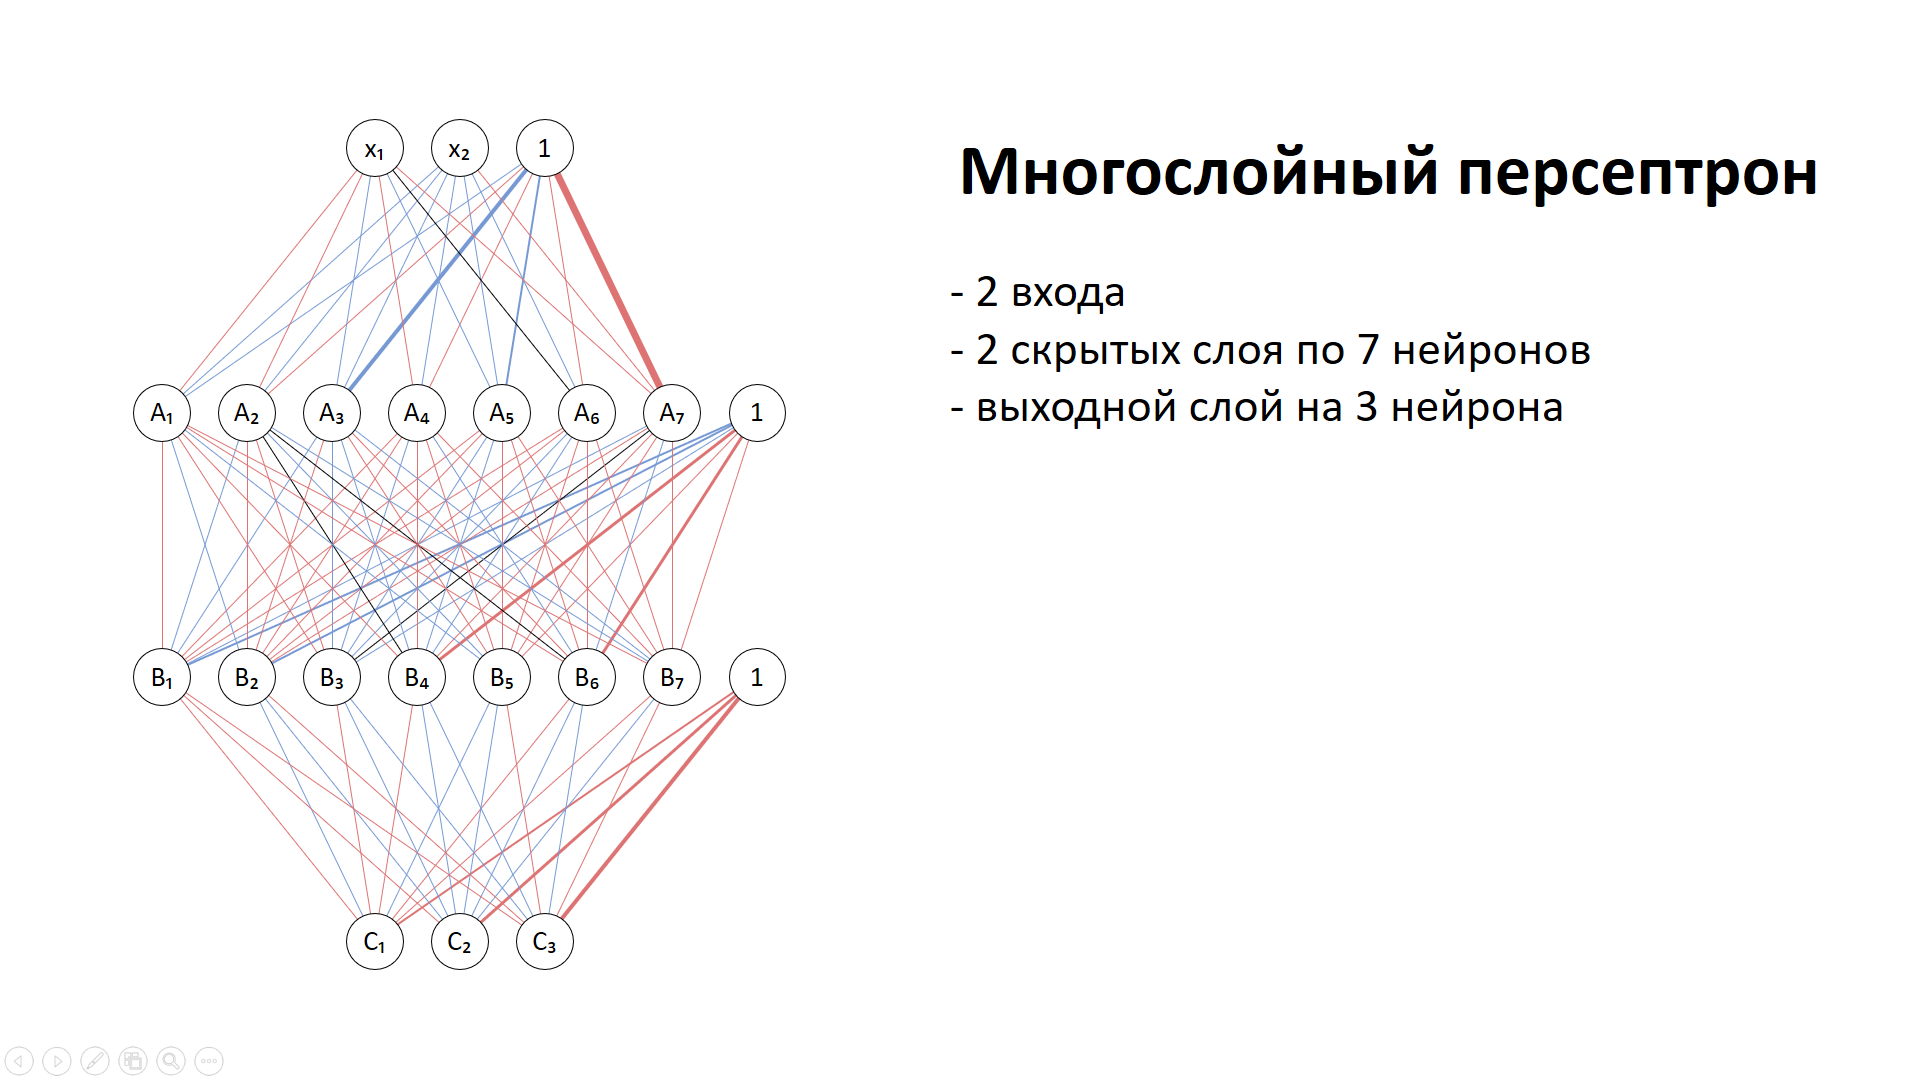

The script that saved this image:
import tempfile

from presentation import Presentation


def main() -> None:
    with tempfile.TemporaryDirectory() as temp_path:
        presentation = Presentation(presentation_path="../empty.pptx", work_path=temp_path)

        presentation.add_shapes(shapes=[
            {"shape": "line", "x1": 2.85, "y1": 7.27, "x2": 6.6, "y2": 2.6, "stroke": "#dd7373", "thickness": 0.63},
            {"shape": "line", "x1": 2.85, "y1": 7.27, "x2": 8.1, "y2": 2.6, "stroke": "#7699d4", "thickness": 0.48},
            {"shape": "line", "x1": 2.85, "y1": 7.27, "x2": 9.6, "y2": 2.6, "stroke": "#7699d4", "thickness": 0.51},
            {"shape": "line", "x1": 4.35, "y1": 7.27, "x2": 6.6, "y2": 2.6, "stroke": "#dd7373", "thickness": 0.7},
            {"shape": "line", "x1": 4.35, "y1": 7.27, "x2": 8.1, "y2": 2.6, "stroke": "#7699d4", "thickness": 0.31},
            {"shape": "line", "x1": 4.35, "y1": 7.27, "x2": 9.6, "y2": 2.6, "stroke": "#dd7373", "thickness": 0.55},
            {"shape": "line", "x1": 5.85, "y1": 7.27, "x2": 6.6, "y2": 2.6, "stroke": "#7699d4", "thickness": 0.07},
            {"shape": "line", "x1": 5.85, "y1": 7.27, "x2": 8.1, "y2": 2.6, "stroke": "#7699d4", "thickness": 0.68},
            {"shape": "line", "x1": 5.85, "y1": 7.27, "x2": 9.6, "y2": 2.6, "stroke": "#7699d4", "thickness": 2.1},
            {"shape": "line", "x1": 7.35, "y1": 7.27, "x2": 6.6, "y2": 2.6, "stroke": "#dd7373", "thickness": 0.52},
            {"shape": "line", "x1": 7.35, "y1": 7.27, "x2": 8.1, "y2": 2.6, "stroke": "#7699d4", "thickness": 0.12},
            {"shape": "line", "x1": 7.35, "y1": 7.27, "x2": 9.6, "y2": 2.6, "stroke": "#dd7373", "thickness": 0.55},
            {"shape": "line", "x1": 8.85, "y1": 7.27, "x2": 6.6, "y2": 2.6, "stroke": "#7699d4", "thickness": 0.04},
            {"shape": "line", "x1": 8.85, "y1": 7.27, "x2": 8.1, "y2": 2.6, "stroke": "#7699d4", "thickness": 0.66},
            {"shape": "line", "x1": 8.85, "y1": 7.27, "x2": 9.6, "y2": 2.6, "stroke": "#7699d4", "thickness": 1.08},
            {"shape": "line", "x1": 10.35, "y1": 7.27, "x2": 6.6, "y2": 2.6, "stroke": "#000000", "thickness": 0.03},
            {"shape": "line", "x1": 10.35, "y1": 7.27, "x2": 8.1, "y2": 2.6, "stroke": "#7699d4", "thickness": 0.07},
            {"shape": "line", "x1": 10.35, "y1": 7.27, "x2": 9.6, "y2": 2.6, "stroke": "#dd7373", "thickness": 0.23},
            {"shape": "line", "x1": 11.85, "y1": 7.27, "x2": 6.6, "y2": 2.6, "stroke": "#dd7373", "thickness": 0.6},
            {"shape": "line", "x1": 11.85, "y1": 7.27, "x2": 8.1, "y2": 2.6, "stroke": "#dd7373", "thickness": 0.64},
            {"shape": "line", "x1": 11.85, "y1": 7.27, "x2": 9.6, "y2": 2.6, "stroke": "#dd7373", "thickness": 3.31},
            {"shape": "line", "x1": 2.85, "y1": 11.93, "x2": 2.85, "y2": 7.27, "stroke": "#dd7373", "thickness": 0.15},
            {"shape": "line", "x1": 2.85, "y1": 11.93, "x2": 4.35, "y2": 7.27, "stroke": "#7699d4", "thickness": 0.3},
            {"shape": "line", "x1": 2.85, "y1": 11.93, "x2": 5.85, "y2": 7.27, "stroke": "#7699d4", "thickness": 0.12},
            {"shape": "line", "x1": 2.85, "y1": 11.93, "x2": 7.35, "y2": 7.27, "stroke": "#dd7373", "thickness": 0.06},
            {"shape": "line", "x1": 2.85, "y1": 11.93, "x2": 8.85, "y2": 7.27, "stroke": "#dd7373", "thickness": 0.11},
            {"shape": "line", "x1": 2.85, "y1": 11.93, "x2": 10.35, "y2": 7.27, "stroke": "#dd7373", "thickness": 0.18},
            {"shape": "line", "x1": 2.85, "y1": 11.93, "x2": 11.85, "y2": 7.27, "stroke": "#7699d4", "thickness": 0.28},
            {"shape": "line", "x1": 2.85, "y1": 11.93, "x2": 13.35, "y2": 7.27, "stroke": "#7699d4", "thickness": 0.89},
            {"shape": "line", "x1": 4.35, "y1": 11.93, "x2": 2.85, "y2": 7.27, "stroke": "#7699d4", "thickness": 0.11},
            {"shape": "line", "x1": 4.35, "y1": 11.93, "x2": 4.35, "y2": 7.27, "stroke": "#dd7373", "thickness": 0.2},
            {"shape": "line", "x1": 4.35, "y1": 11.93, "x2": 5.85, "y2": 7.27, "stroke": "#dd7373", "thickness": 0.09},
            {"shape": "line", "x1": 4.35, "y1": 11.93, "x2": 7.35, "y2": 7.27, "stroke": "#dd7373", "thickness": 0.28},
            {"shape": "line", "x1": 4.35, "y1": 11.93, "x2": 8.85, "y2": 7.27, "stroke": "#dd7373", "thickness": 0.16},
            {"shape": "line", "x1": 4.35, "y1": 11.93, "x2": 10.35, "y2": 7.27, "stroke": "#dd7373", "thickness": 0.09},
            {"shape": "line", "x1": 4.35, "y1": 11.93, "x2": 11.85, "y2": 7.27, "stroke": "#dd7373", "thickness": 0.24},
            {"shape": "line", "x1": 4.35, "y1": 11.93, "x2": 13.35, "y2": 7.27, "stroke": "#7699d4", "thickness": 1.13},
            {"shape": "line", "x1": 5.85, "y1": 11.93, "x2": 2.85, "y2": 7.27, "stroke": "#dd7373", "thickness": 0.32},
            {"shape": "line", "x1": 5.85, "y1": 11.93, "x2": 4.35, "y2": 7.27, "stroke": "#dd7373", "thickness": 0.09},
            {"shape": "line", "x1": 5.85, "y1": 11.93, "x2": 5.85, "y2": 7.27, "stroke": "#7699d4", "thickness": 0.16},
            {"shape": "line", "x1": 5.85, "y1": 11.93, "x2": 7.35, "y2": 7.27, "stroke": "#7699d4", "thickness": 0.32},
            {"shape": "line", "x1": 5.85, "y1": 11.93, "x2": 8.85, "y2": 7.27, "stroke": "#7699d4", "thickness": 0.09},
            {"shape": "line", "x1": 5.85, "y1": 11.93, "x2": 10.35, "y2": 7.27, "stroke": "#7699d4", "thickness": 0.14},
            {"shape": "line", "x1": 5.85, "y1": 11.93, "x2": 11.85, "y2": 7.27, "stroke": "#000000", "thickness": 0.03},
            {"shape": "line", "x1": 5.85, "y1": 11.93, "x2": 13.35, "y2": 7.27, "stroke": "#7699d4", "thickness": 0.68},
            {"shape": "line", "x1": 7.35, "y1": 11.93, "x2": 2.85, "y2": 7.27, "stroke": "#dd7373", "thickness": 0.22},
            {"shape": "line", "x1": 7.35, "y1": 11.93, "x2": 4.35, "y2": 7.27, "stroke": "#000000", "thickness": 0.03},
            {"shape": "line", "x1": 7.35, "y1": 11.93, "x2": 5.85, "y2": 7.27, "stroke": "#7699d4", "thickness": 0.09},
            {"shape": "line", "x1": 7.35, "y1": 11.93, "x2": 7.35, "y2": 7.27, "stroke": "#dd7373", "thickness": 0.23},
            {"shape": "line", "x1": 7.35, "y1": 11.93, "x2": 8.85, "y2": 7.27, "stroke": "#7699d4", "thickness": 0.04},
            {"shape": "line", "x1": 7.35, "y1": 11.93, "x2": 10.35, "y2": 7.27, "stroke": "#7699d4", "thickness": 0.03},
            {"shape": "line", "x1": 7.35, "y1": 11.93, "x2": 11.85, "y2": 7.27, "stroke": "#dd7373", "thickness": 0.19},
            {"shape": "line", "x1": 7.35, "y1": 11.93, "x2": 13.35, "y2": 7.27, "stroke": "#dd7373", "thickness": 1.58},
            {"shape": "line", "x1": 8.85, "y1": 11.93, "x2": 2.85, "y2": 7.27, "stroke": "#7699d4", "thickness": 0.09},
            {"shape": "line", "x1": 8.85, "y1": 11.93, "x2": 4.35, "y2": 7.27, "stroke": "#7699d4", "thickness": 0.19},
            {"shape": "line", "x1": 8.85, "y1": 11.93, "x2": 5.85, "y2": 7.27, "stroke": "#dd7373", "thickness": 0.26},
            {"shape": "line", "x1": 8.85, "y1": 11.93, "x2": 7.35, "y2": 7.27, "stroke": "#dd7373", "thickness": 0.37},
            {"shape": "line", "x1": 8.85, "y1": 11.93, "x2": 8.85, "y2": 7.27, "stroke": "#dd7373", "thickness": 0.3},
            {"shape": "line", "x1": 8.85, "y1": 11.93, "x2": 10.35, "y2": 7.27, "stroke": "#dd7373", "thickness": 0.22},
            {"shape": "line", "x1": 8.85, "y1": 11.93, "x2": 11.85, "y2": 7.27, "stroke": "#dd7373", "thickness": 0.3},
            {"shape": "line", "x1": 8.85, "y1": 11.93, "x2": 13.35, "y2": 7.27, "stroke": "#dd7373", "thickness": 0.41},
            {"shape": "line", "x1": 10.35, "y1": 11.93, "x2": 2.85, "y2": 7.27, "stroke": "#dd7373", "thickness": 0.26},
            {"shape": "line", "x1": 10.35, "y1": 11.93, "x2": 4.35, "y2": 7.27, "stroke": "#000000", "thickness": 0.03},
            {"shape": "line", "x1": 10.35, "y1": 11.93, "x2": 5.85, "y2": 7.27, "stroke": "#dd7373", "thickness": 0.13},
            {"shape": "line", "x1": 10.35, "y1": 11.93, "x2": 7.35, "y2": 7.27, "stroke": "#7699d4", "thickness": 0.34},
            {"shape": "line", "x1": 10.35, "y1": 11.93, "x2": 8.85, "y2": 7.27, "stroke": "#dd7373", "thickness": 0.25},
            {"shape": "line", "x1": 10.35, "y1": 11.93, "x2": 10.35, "y2": 7.27, "stroke": "#dd7373", "thickness": 0.38},
            {"shape": "line", "x1": 10.35, "y1": 11.93, "x2": 11.85, "y2": 7.27, "stroke": "#7699d4", "thickness": 0.07},
            {"shape": "line", "x1": 10.35, "y1": 11.93, "x2": 13.35, "y2": 7.27, "stroke": "#dd7373", "thickness": 1.58},
            {"shape": "line", "x1": 11.85, "y1": 11.93, "x2": 2.85, "y2": 7.27, "stroke": "#dd7373", "thickness": 0.3},
            {"shape": "line", "x1": 11.85, "y1": 11.93, "x2": 4.35, "y2": 7.27, "stroke": "#7699d4", "thickness": 0.33},
            {"shape": "line", "x1": 11.85, "y1": 11.93, "x2": 5.85, "y2": 7.27, "stroke": "#7699d4", "thickness": 0.29},
            {"shape": "line", "x1": 11.85, "y1": 11.93, "x2": 7.35, "y2": 7.27, "stroke": "#dd7373", "thickness": 0.15},
            {"shape": "line", "x1": 11.85, "y1": 11.93, "x2": 8.85, "y2": 7.27, "stroke": "#dd7373", "thickness": 0.03},
            {"shape": "line", "x1": 11.85, "y1": 11.93, "x2": 10.35, "y2": 7.27, "stroke": "#dd7373", "thickness": 0.07},
            {"shape": "line", "x1": 11.85, "y1": 11.93, "x2": 11.85, "y2": 7.27, "stroke": "#dd7373", "thickness": 0.3},
            {"shape": "line", "x1": 11.85, "y1": 11.93, "x2": 13.35, "y2": 7.27, "stroke": "#dd7373", "thickness": 0.42},
            {"shape": "line", "x1": 6.6, "y1": 16.6, "x2": 2.85, "y2": 11.93, "stroke": "#dd7373", "thickness": 0.09},
            {"shape": "line", "x1": 6.6, "y1": 16.6, "x2": 4.35, "y2": 11.93, "stroke": "#7699d4", "thickness": 0.04},
            {"shape": "line", "x1": 6.6, "y1": 16.6, "x2": 5.85, "y2": 11.93, "stroke": "#dd7373", "thickness": 0.11},
            {"shape": "line", "x1": 6.6, "y1": 16.6, "x2": 7.35, "y2": 11.93, "stroke": "#dd7373", "thickness": 0.3},
            {"shape": "line", "x1": 6.6, "y1": 16.6, "x2": 8.85, "y2": 11.93, "stroke": "#7699d4", "thickness": 0.18},
            {"shape": "line", "x1": 6.6, "y1": 16.6, "x2": 10.35, "y2": 11.93, "stroke": "#dd7373", "thickness": 0.37},
            {"shape": "line", "x1": 6.6, "y1": 16.6, "x2": 11.85, "y2": 11.93, "stroke": "#dd7373", "thickness": 0.12},
            {"shape": "line", "x1": 6.6, "y1": 16.6, "x2": 13.35, "y2": 11.93, "stroke": "#dd7373", "thickness": 0.78},
            {"shape": "line", "x1": 8.1, "y1": 16.6, "x2": 2.85, "y2": 11.93, "stroke": "#dd7373", "thickness": 0.26},
            {"shape": "line", "x1": 8.1, "y1": 16.6, "x2": 4.35, "y2": 11.93, "stroke": "#7699d4", "thickness": 0.06},
            {"shape": "line", "x1": 8.1, "y1": 16.6, "x2": 5.85, "y2": 11.93, "stroke": "#7699d4", "thickness": 0.18},
            {"shape": "line", "x1": 8.1, "y1": 16.6, "x2": 7.35, "y2": 11.93, "stroke": "#7699d4", "thickness": 0.22},
            {"shape": "line", "x1": 8.1, "y1": 16.6, "x2": 8.85, "y2": 11.93, "stroke": "#7699d4", "thickness": 0.2},
            {"shape": "line", "x1": 8.1, "y1": 16.6, "x2": 10.35, "y2": 11.93, "stroke": "#7699d4", "thickness": 0.26},
            {"shape": "line", "x1": 8.1, "y1": 16.6, "x2": 11.85, "y2": 11.93, "stroke": "#7699d4", "thickness": 0.06},
            {"shape": "line", "x1": 8.1, "y1": 16.6, "x2": 13.35, "y2": 11.93, "stroke": "#dd7373", "thickness": 1.6},
            {"shape": "line", "x1": 9.6, "y1": 16.6, "x2": 2.85, "y2": 11.93, "stroke": "#dd7373", "thickness": 0.25},
            {"shape": "line", "x1": 9.6, "y1": 16.6, "x2": 4.35, "y2": 11.93, "stroke": "#dd7373", "thickness": 0.13},
            {"shape": "line", "x1": 9.6, "y1": 16.6, "x2": 5.85, "y2": 11.93, "stroke": "#7699d4", "thickness": 0.05},
            {"shape": "line", "x1": 9.6, "y1": 16.6, "x2": 7.35, "y2": 11.93, "stroke": "#7699d4", "thickness": 0.2},
            {"shape": "line", "x1": 9.6, "y1": 16.6, "x2": 8.85, "y2": 11.93, "stroke": "#dd7373", "thickness": 0.05},
            {"shape": "line", "x1": 9.6, "y1": 16.6, "x2": 10.35, "y2": 11.93, "stroke": "#7699d4", "thickness": 0.13},
            {"shape": "line", "x1": 9.6, "y1": 16.6, "x2": 11.85, "y2": 11.93, "stroke": "#dd7373", "thickness": 0.23},
            {"shape": "line", "x1": 9.6, "y1": 16.6, "x2": 13.35, "y2": 11.93, "stroke": "#dd7373", "thickness": 1.84},
            {"shape": "ellipse", "x": 6.1, "y": 2.1, "d": 1.0, "fill": "#ffffff", "stroke": "#000000", "thickness": 0.25},
            {"shape": "textbox", "x": 6.1, "y": 2.1, "w": 1.0, "h": 1.0, "text": "x₁", "size": 14, "align": "center"},
            {"shape": "ellipse", "x": 7.6, "y": 2.1, "d": 1.0, "fill": "#ffffff", "stroke": "#000000", "thickness": 0.25},
            {"shape": "textbox", "x": 7.6, "y": 2.1, "w": 1.0, "h": 1.0, "text": "x₂", "size": 14, "align": "center"},
            {"shape": "ellipse", "x": 9.1, "y": 2.1, "d": 1.0, "fill": "#ffffff", "stroke": "#000000", "thickness": 0.25},
            {"shape": "textbox", "x": 9.1, "y": 2.1, "w": 1.0, "h": 1.0, "text": "1", "size": 14, "align": "center"},
            {"shape": "ellipse", "x": 2.35, "y": 6.77, "d": 1.0, "fill": "#ffffff", "stroke": "#000000", "thickness": 0.25},
            {"shape": "textbox", "x": 2.35, "y": 6.77, "w": 1.0, "h": 1.0, "text": "A₁", "size": 14, "align": "center"},
            {"shape": "ellipse", "x": 3.85, "y": 6.77, "d": 1.0, "fill": "#ffffff", "stroke": "#000000", "thickness": 0.25},
            {"shape": "textbox", "x": 3.85, "y": 6.77, "w": 1.0, "h": 1.0, "text": "A₂", "size": 14, "align": "center"},
            {"shape": "ellipse", "x": 5.35, "y": 6.77, "d": 1.0, "fill": "#ffffff", "stroke": "#000000", "thickness": 0.25},
            {"shape": "textbox", "x": 5.35, "y": 6.77, "w": 1.0, "h": 1.0, "text": "A₃", "size": 14, "align": "center"},
            {"shape": "ellipse", "x": 6.85, "y": 6.77, "d": 1.0, "fill": "#ffffff", "stroke": "#000000", "thickness": 0.25},
            {"shape": "textbox", "x": 6.85, "y": 6.77, "w": 1.0, "h": 1.0, "text": "A₄", "size": 14, "align": "center"},
            {"shape": "ellipse", "x": 8.35, "y": 6.77, "d": 1.0, "fill": "#ffffff", "stroke": "#000000", "thickness": 0.25},
            {"shape": "textbox", "x": 8.35, "y": 6.77, "w": 1.0, "h": 1.0, "text": "A₅", "size": 14, "align": "center"},
            {"shape": "ellipse", "x": 9.85, "y": 6.77, "d": 1.0, "fill": "#ffffff", "stroke": "#000000", "thickness": 0.25},
            {"shape": "textbox", "x": 9.85, "y": 6.77, "w": 1.0, "h": 1.0, "text": "A₆", "size": 14, "align": "center"},
            {"shape": "ellipse", "x": 11.35, "y": 6.77, "d": 1.0, "fill": "#ffffff", "stroke": "#000000", "thickness": 0.25},
            {"shape": "textbox", "x": 11.35, "y": 6.77, "w": 1.0, "h": 1.0, "text": "A₇", "size": 14, "align": "center"},
            {"shape": "ellipse", "x": 12.85, "y": 6.77, "d": 1.0, "fill": "#ffffff", "stroke": "#000000", "thickness": 0.25},
            {"shape": "textbox", "x": 12.85, "y": 6.77, "w": 1.0, "h": 1.0, "text": "1", "size": 14, "align": "center"},
            {"shape": "ellipse", "x": 2.35, "y": 11.43, "d": 1.0, "fill": "#ffffff", "stroke": "#000000", "thickness": 0.25},
            {"shape": "textbox", "x": 2.35, "y": 11.43, "w": 1.0, "h": 1.0, "text": "B₁", "size": 14, "align": "center"},
            {"shape": "ellipse", "x": 3.85, "y": 11.43, "d": 1.0, "fill": "#ffffff", "stroke": "#000000", "thickness": 0.25},
            {"shape": "textbox", "x": 3.85, "y": 11.43, "w": 1.0, "h": 1.0, "text": "B₂", "size": 14, "align": "center"},
            {"shape": "ellipse", "x": 5.35, "y": 11.43, "d": 1.0, "fill": "#ffffff", "stroke": "#000000", "thickness": 0.25},
            {"shape": "textbox", "x": 5.35, "y": 11.43, "w": 1.0, "h": 1.0, "text": "B₃", "size": 14, "align": "center"},
            {"shape": "ellipse", "x": 6.85, "y": 11.43, "d": 1.0, "fill": "#ffffff", "stroke": "#000000", "thickness": 0.25},
            {"shape": "textbox", "x": 6.85, "y": 11.43, "w": 1.0, "h": 1.0, "text": "B₄", "size": 14, "align": "center"},
            {"shape": "ellipse", "x": 8.35, "y": 11.43, "d": 1.0, "fill": "#ffffff", "stroke": "#000000", "thickness": 0.25},
            {"shape": "textbox", "x": 8.35, "y": 11.43, "w": 1.0, "h": 1.0, "text": "B₅", "size": 14, "align": "center"},
            {"shape": "ellipse", "x": 9.85, "y": 11.43, "d": 1.0, "fill": "#ffffff", "stroke": "#000000", "thickness": 0.25},
            {"shape": "textbox", "x": 9.85, "y": 11.43, "w": 1.0, "h": 1.0, "text": "B₆", "size": 14, "align": "center"},
            {"shape": "ellipse", "x": 11.35, "y": 11.43, "d": 1.0, "fill": "#ffffff", "stroke": "#000000", "thickness": 0.25},
            {"shape": "textbox", "x": 11.35, "y": 11.43, "w": 1.0, "h": 1.0, "text": "B₇", "size": 14, "align": "center"},
            {"shape": "ellipse", "x": 12.85, "y": 11.43, "d": 1.0, "fill": "#ffffff", "stroke": "#000000", "thickness": 0.25},
            {"shape": "textbox", "x": 12.85, "y": 11.43, "w": 1.0, "h": 1.0, "text": "1", "size": 14, "align": "center"},
            {"shape": "ellipse", "x": 6.1, "y": 16.1, "d": 1.0, "fill": "#ffffff", "stroke": "#000000", "thickness": 0.25},
            {"shape": "textbox", "x": 6.1, "y": 16.1, "w": 1.0, "h": 1.0, "text": "C₁", "size": 14, "align": "center"},
            {"shape": "ellipse", "x": 7.6, "y": 16.1, "d": 1.0, "fill": "#ffffff", "stroke": "#000000", "thickness": 0.25},
            {"shape": "textbox", "x": 7.6, "y": 16.1, "w": 1.0, "h": 1.0, "text": "C₂", "size": 14, "align": "center"},
            {"shape": "ellipse", "x": 9.1, "y": 16.1, "d": 1.0, "fill": "#ffffff", "stroke": "#000000", "thickness": 0.25},
            {"shape": "textbox", "x": 9.1, "y": 16.1, "w": 1.0, "h": 1.0, "text": "C₃", "size": 14, "align": "center"}
        ])

        presentation.add_textbox({
            "x": 16.5, "y": 2,
            "w": 16, "h": 2,
            "text": "Многослойный персептрон",
            "size": 36,
            "align": "center",
            "bold": True
        })

        presentation.add_textbox({
            "x": 16.5, "y": 4.5,
            "w": 16, "h": 4,
            "text": "- 2 входа\n- 2 скрытых слоя по 7 нейронов\n- выходной слой на 3 нейрона",
            "size": 24,
            "margin": {},
            "align": "left",
            "vertical-align": "top"
        })
        presentation.save("neural_network.pptx")


if __name__ == "__main__":
    main()
